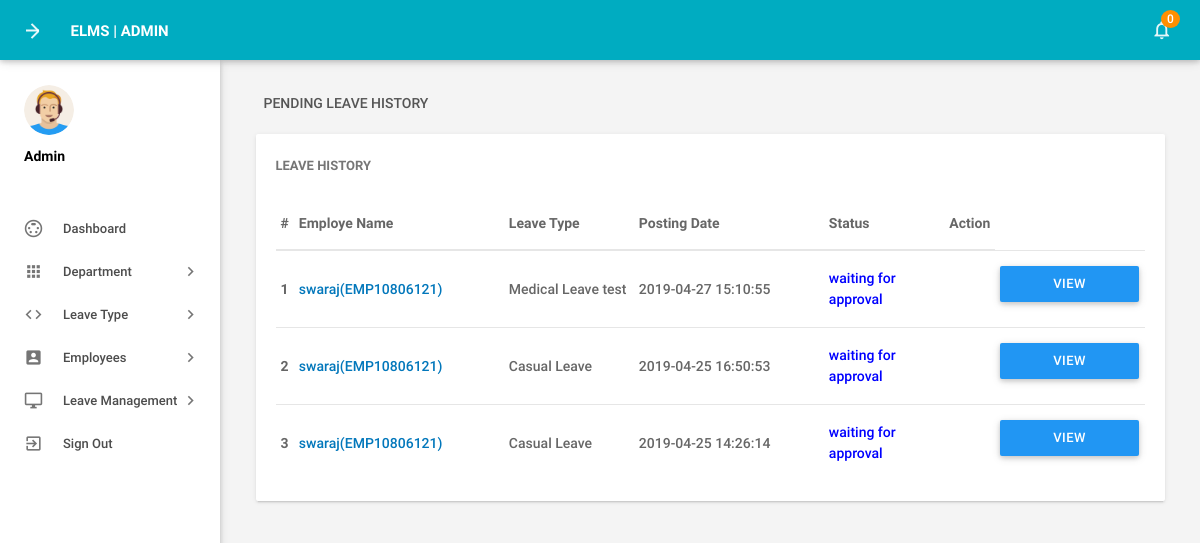
The app's page /admin/pending-leavehistory.php (signed in) with its own data.
### tables this page shows
CREATE TABLE `tblleaves` (
  `id` int(11) NOT NULL,
  `LeaveType` varchar(110) NOT NULL,
  `ToDate` varchar(120) NOT NULL,
  `FromDate` varchar(120) NOT NULL,
  `Description` mediumtext NOT NULL,
  `PostingDate` timestamp NOT NULL DEFAULT CURRENT_TIMESTAMP,
  `AdminRemark` mediumtext,
  `AdminRemarkDate` varchar(120) DEFAULT NULL,
  `Status` int(1) NOT NULL,
  `IsRead` int(1) NOT NULL,
  `empid` int(11) DEFAULT NULL,
  `l1` varchar(400) NOT NULL,
  `l11` varchar(400) NOT NULL DEFAULT 'Pending',
  `l2` varchar(400) NOT NULL,
  `l22` varchar(400) NOT NULL DEFAULT 'Pending',
  `l3` varchar(400) NOT NULL,
  `l33` varchar(400) NOT NULL DEFAULT 'Pending',
  `l4` varchar(400) NOT NULL,
  `l44` varchar(400) NOT NULL DEFAULT 'Pending',
  `l5` varchar(400) NOT NULL,
  `l55` varchar(400) NOT NULL DEFAULT 'Pending',
  `l6` varchar(400) NOT NULL,
  `l66` varchar(400) NOT NULL DEFAULT 'Pending',
  `l7` varchar(400) NOT NULL,
  `l77` varchar(400) NOT NULL DEFAULT 'Pending'
);

CREATE TABLE `tblemployees` (
  `id` int(11) NOT NULL,
  `EmpId` varchar(100) NOT NULL,
  `FirstName` varchar(150) NOT NULL,
  `EmailId` varchar(200) NOT NULL,
  `Password` varchar(180) NOT NULL,
  `Gender` varchar(100) NOT NULL,
  `Dob` varchar(100) NOT NULL,
  `Department` varchar(255) NOT NULL,
  `Address` varchar(255) NOT NULL,
  `City` varchar(200) NOT NULL,
  `Country` varchar(150) NOT NULL,
  `Phonenumber` char(11) NOT NULL,
  `Status` int(1) NOT NULL,
  `RegDate` timestamp NOT NULL DEFAULT CURRENT_TIMESTAMP
);

### admin/pending-leavehistory.php (the view, shortened to what this page needs)
<?php
include('includes/config.php');
if(strlen($_SESSION['alogin'])==0)
    {
header('location:index.php');
}
else{
 ?>
<!DOCTYPE html>
<html lang="en">
    <head>
        <link type="text/css" rel="stylesheet" href="../assets/plugins/materialize/css/materialize.min.css"/>
        <link href="../assets/plugins/material-preloader/css/materialPreloader.min.css" rel="stylesheet">
        <link href="../assets/plugins/datatables/css/jquery.dataTables.min.css" rel="stylesheet">
                <link href="../assets/plugins/google-code-prettify/prettify.css" rel="stylesheet" type="text/css"/>
        <link href="../assets/css/alpha.min.css" rel="stylesheet" type="text/css"/>
        <link href="../assets/css/custom.css" rel="stylesheet" type="text/css"/>
    </head>
    <body>
       <?php include('includes/header.php');?>
       <?php include('includes/sidebar.php');?>
            <main class="mn-inner">
                <div class="row">
                    <div class="col s12">
                        <div class="page-title">Pending Leave History</div>
                    </div>
                    <div class="col s12 m12 l12">
                        <div class="card">
                            <div class="card-content">
                                <span class="card-title">Leave History</span>
                                <table id="example" class="display responsive-table ">
                                    <thead>
                                        <tr>
                                            <th>#</th>
                                            <th width="200">Employe Name</th>
                                            <th width="120">Leave Type</th>
                                             <th width="180">Posting Date</th>
                                            <th>Status</th>
                                            <th align="center">Action</th>
                                        </tr>
                                    </thead>
                                    <tbody>
<?php
$status=0;
$sql = "SELECT tblleaves.id as lid,tblemployees.FirstName,tblemployees.EmpId,tblemployees.id,tblleaves.LeaveType,tblleaves.PostingDate,tblleaves.Status from tblleaves join tblemployees on tblleaves.empid=tblemployees.id where tblleaves.Status=:status order by lid desc";
$query = $dbh -> prepare($sql);
$query->bindParam(':status',$status,PDO::PARAM_STR);
$query->execute();
$results=$query->fetchAll(PDO::FETCH_OBJ);
$cnt=1;
if($query->rowCount() > 0)
{
foreach($results as $result)
{
      ?>
                                        <tr>
                                            <td> <b><?php echo htmlentities($cnt);?></b></td>
                                              <td><a href="editemployee.php?empid=<?php echo htmlentities($result->id);?>" target="_blank"><?php echo htmlentities($result->FirstName);?>(<?php echo htmlentities($result->EmpId);?>)</a></td>
                                            <td><?php echo htmlentities($result->LeaveType);?></td>
                                            <td><?php echo htmlentities($result->PostingDate);?></td>
                                                                       <td><?php $stats=$result->Status;
if($stats==1){
                                             ?>
                                                 <span style="color: green">Approved</span>
                                                 <?php } if($stats==2)  { ?>
                                                <span style="color: red">Not Approved</span>
                                                 <?php } if($stats==0)  { ?>
 <span style="color: blue">waiting for approval</span>
 <?php } ?>
                                             </td>
          <td>
           <td><a href="leave-details.php?leaveid=<?php echo htmlentities($result->lid);?>" class="waves-effect waves-light btn blue m-b-xs"  > View Details</a></td>
                                    </tr>
                                         <?php $cnt++;} }?>
                                    </tbody>
                                </table>
                            </div>
                        </div>
                    </div>
                </div>
            </main>
        </div>
        <div class="left-sidebar-hover"></div>
    </body>
</html>
<?php } ?>

### records on screen
tblleaves: tblemployees.FirstName "swaraj", tblemployees.EmpId "EMP10806121", LeaveType "Medical Leave test", PostingDate "2019-04-27 15:10:55", Status "waiting for approval"
tblleaves: tblemployees.FirstName "swaraj", tblemployees.EmpId "EMP10806121", LeaveType "Casual Leave", PostingDate "2019-04-25 16:50:53", Status "waiting for approval"
tblleaves: tblemployees.FirstName "swaraj", tblemployees.EmpId "EMP10806121", LeaveType "Casual Leave", PostingDate "2019-04-25 14:26:14", Status "waiting for approval"

### other values on screen
$unreadcount "0"
